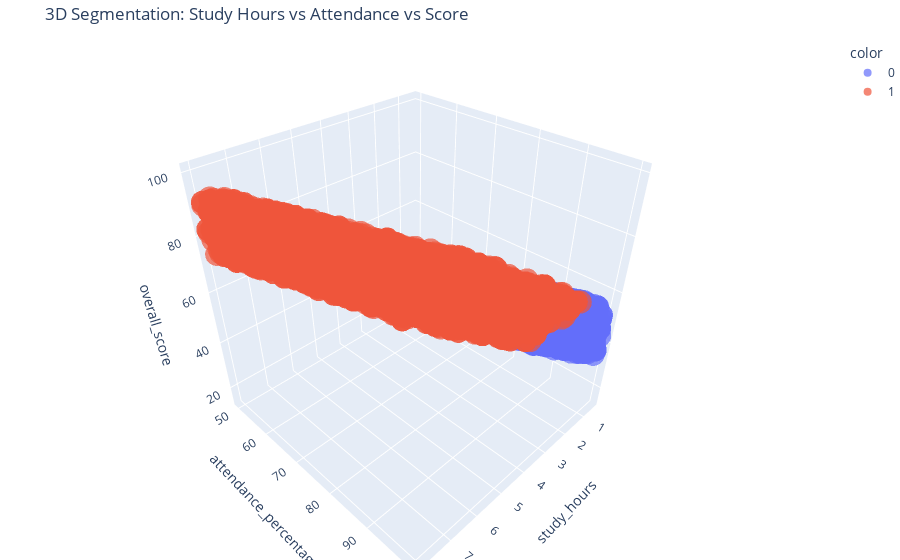

Here is the notebook cell this chart was saved with:
### Code cell
import plotly.express as px

df['Cluster_Labels'] = agglo.fit_predict(df_scaled)
x_col = 'study_hours'
y_col = 'attendance_percentage'
z_col = 'overall_score'

fig = px.scatter_3d(df,
                    x=x_col,
                    y=y_col,
                    z=z_col,
                    color=df['Cluster_Labels'].astype(str),
                    title='3D Segmentation: Study Hours vs Attendance vs Score',
                    opacity=0.7,                  
                    size_max=10                   
                    )

fig.update_layout(margin=dict(l=0, r=0, b=0, t=40))
fig.show()

### Figure 1 — Plotly figure (JSON) as saved in the notebook; plotly's stock layout.template omitted (floating-point values rounded to 4 significant figures; data arrays with more than 128 entries replaced by an {"elided": "..."} marker saying what was removed)
{"data": [{"hovertemplate": "color=0<br>study_hours=%{x}<br>attendance_percentage=%{y}<br>overall_score=%{z}<extra></extra>", "legendgroup": "0", "marker": {"color": "#636efa", "opacity": 0.7, "symbol": "circle"}, "mode": "markers", "name": "0", "scene": "scene", "showlegend": true, "type": "scatter3d", "x": {"elided": "12273 float values"}, "y": {"elided": "12273 float values"}, "z": {"elided": "12273 float values"}}, {"hovertemplate": "color=1<br>study_hours=%{x}<br>attendance_percentage=%{y}<br>overall_score=%{z}<extra></extra>", "legendgroup": "1", "marker": {"color": "#EF553B", "opacity": 0.7, "symbol": "circle"}, "mode": "markers", "name": "1", "scene": "scene", "showlegend": true, "type": "scatter3d", "x": {"elided": "12727 float values"}, "y": {"elided": "12727 float values"}, "z": {"elided": "12727 float values"}}], "layout": {"legend": {"title": {"text": "color"}, "tracegroupgap": 0}, "margin": {"b": 0, "l": 0, "r": 0, "t": 40}, "scene": {"domain": {"x": [0, 1], "y": [0, 1]}, "xaxis": {"title": {"text": "study_hours"}}, "yaxis": {"title": {"text": "attendance_percentage"}}, "zaxis": {"title": {"text": "overall_score"}}}, "title": {"text": "3D Segmentation: Study Hours vs Attendance vs Score"}}}
